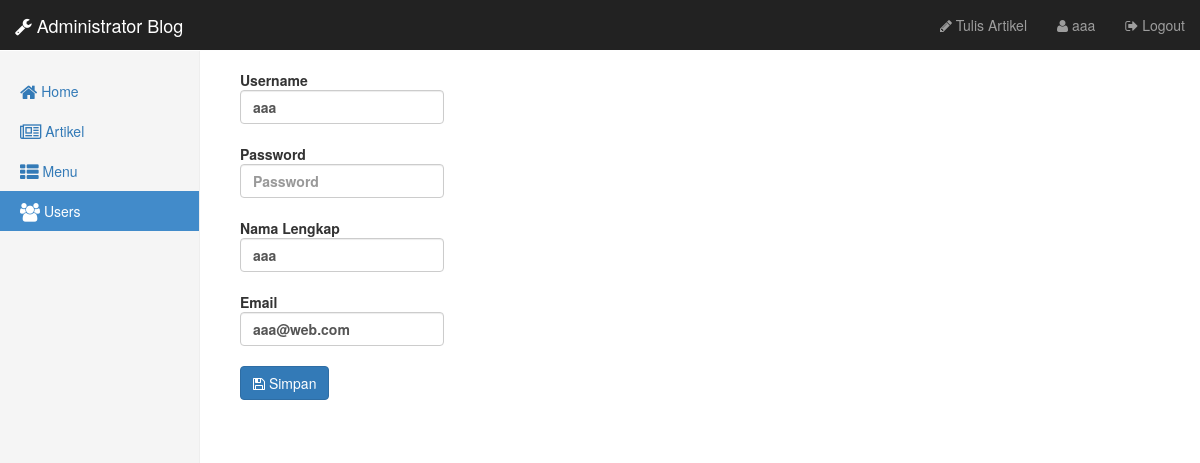
Screenshot of /admin/users/edit_user.php?id=2 (signed in) with the database file from the repository.
### tables this page shows
CREATE TABLE `user` (
  `id` int(11) NOT NULL,
  `username` varchar(128) NOT NULL,
  `password` varchar(128) NOT NULL,
  `nama_lengkap` varchar(128) NOT NULL,
  `email` varchar(128) NOT NULL
);

### admin/users/edit_user.php (the view, shortened to what this page needs)
<?php
if(isset($_SESSION['username'])){
    if(isset($_GET['id']) && !empty($_GET['id'])){
        include('../../connection.php');
        $id = $_GET["id"];
        $query = mysqli_query($koneksi, "SELECT * FROM user WHERE id=$id");
        if(mysqli_num_rows($query) > 0){
            $mn = mysqli_fetch_assoc($query);
        } else {
            echo "<script>window.location = 'index.php'</script>";
        }
?>
<!DOCTYPE html>
<html lang="en">
<head>
    <link href="../css/bootstrap.min.css" rel="stylesheet">
    <link href="../css/style-admin.css" rel="stylesheet">
    <link href="../font-awesome/css/font-awesome.css" rel="stylesheet">
  </head>
  <body>
    <nav><?php include('navbar.php'); ?></nav>
    <div class="container-fluid">
      <div class="row">
          <aside>
              <?php include('aside.php'); ?>
          </aside>
          <section id="konten">
            <div class="col-sm-9 col-sm-offset-3 col-md-10 col-md-offset-2 main">
                <form class="form" action="" method="POST">
                    <div class="form-group">
                        <label for="username">Username</nama>
                        <input type="text" name="username" class="form-control" placeholder="Username" required value="<?php echo $mn['username']; ?>">
                    </div>
                    <div class="form-group" >
                        <label for="password">Password</nama>
                        <input type="text" id ="password" name="password" class="form-control" placeholder="Password" info>
                    </div>
                    <div class="form-group">
                        <label for="nama-lengkap">Nama Lengkap</nama>
                        <input type="text" name="nama-lengkap" class="form-control" placeholder="Nama Lengkap" required value="<?php echo $mn['nama_lengkap']; ?>">
                    </div>
                    <div class="form-group">
                        <label for="email">Email</nama>
                        <input type="text" name="email" class="form-control" placeholder="Email" required value="<?php echo $mn['email']; ?>">
                    </div>
                    <div class="form-group">
                        <button type="submit" name="simpan" class="btn btn-primary"><i class="fa fa-save"></i> Simpan</button>
                    </div>
                </form>
            </div>
          </section>
      </div>
    </div>
  </body>
</html>
<?php
    } else {
    }
} else {
    header('location: ../login.php');
}
?>

### admin/css/style-admin.css (style rules this page uses)
body { padding-top: 50px; }
.main { padding: 20px; }
@media (min-width: 768px) { .main { padding-right: 40px; padding-left: 40px; } }

### rows the page displays
user: username "aaa", nama-lengkap "aaa", email "aaa@web.com"

### other values shown
$_SESSION['username'] "aaa"
